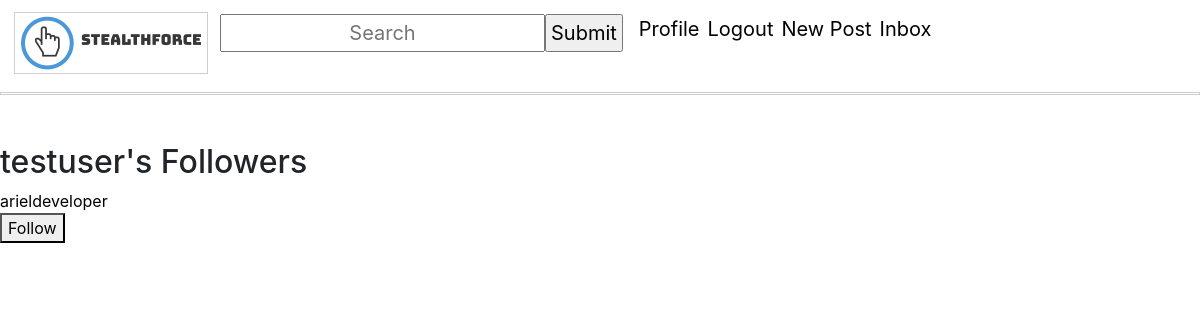
The page /user/testuser/followers (signed in) on the database its author committed.
### users/models.py (models this page shows, shortened)
class Account(AbstractBaseUser):
    email = models.EmailField(verbose_name="email", max_length=60, unique=True)
    username = models.CharField(max_length=30, unique=True)
    date_joined = models.DateTimeField(verbose_name='date joined', auto_now_add=True)
    last_login = models.DateTimeField(verbose_name='last login', auto_now=True)
    is_admin = models.BooleanField(default=False)
    is_staff = models.BooleanField(default=False)
    is_superuser = models.BooleanField(default=False)
    is_active = models.BooleanField(default=True)
    followers = models.ManyToManyField("Account", blank=True, symmetrical=False, related_name="people_followers")
    following = models.ManyToManyField("Account", blank=True, symmetrical=False, related_name="people_following")
    profile_picture = models.ImageField(null=True, blank=True, default = 'static/default.png')
    USERNAME_FIELD = 'email' #allows user to login with email instead of username/id
    REQUIRED_FIELDS = ['username']
    objects = MyAccountManager()
    def __str__(self):
        return self.email
    @property
    def return_followers(self):
        return list(self.followers.all())

### users/views.py (the view)
# urls.py: path('user/<str:username>/followers', user_views.followers_view),
@login_required(login_url='login')
def followers_view(request, username):
    user = get_object_or_404(User, username=username)
    followers = user.followers.all()
    if request.method == "POST":
        the_user = User.objects.get(email=request.POST.get('hidden_input'))
        follow_or_unfollow(the_user, request.user)
    return render(request, "users/followers.html", {'user':user, 'user_followers':followers})

### users/templates/users/followers.html (shortened to what this page needs)
{% extends 'main_app/base.html' %}
{% block body %}
<h2>{{ user.username }}'s Followers</h2>
    {% for follower in user_followers %}
        <a href="/user/{{ follower.username }}">{{ follower.username }}</a>
        {% if user.username == follower.username %}
            <br>
        {% else %}
            <form method="POST" action="/user/{{user.username}}/followers">
                    {% if request.user in follower.return_followers %}
                        <button type="submit">Unfollow</button>
                    {% else %}
                        <button type="submit">Follow</button>
                    {% endif %}
                </form>
        {% endif %}
  {% endfor %}
{% endblock %}

### static/css/main.css (style rules this page uses)
a { cursor: default; color: black; text-decoration:none; }

### rows shown on the page
Account: username "testuser"
Account: username "arieldeveloper", shows "Follow"
